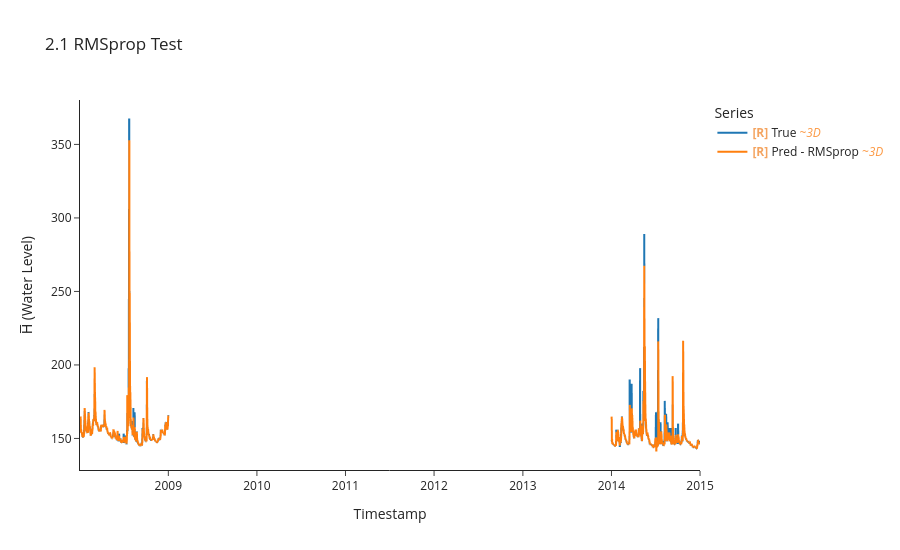

Notebook code cell kept with this figure:
### Code cell
y_te_rms, y_pe_rms, idx_te_rms = uf.model_evaluate_with_norm(
    model_rms, crit_rms, BEST_TEST_DS, test_df.index, LOOKBACK, HORIZON, BATCH_SIZE
)
uf.calculate_metrics_and_plot(
    {"RMSprop": (y_te_rms, y_pe_rms, idx_te_rms)},
    plot_title="2.1 RMSprop Test",
    export_metrics=True, export_html=True,
    export_file_name="results/testing/online/p2_rmsprop",
)
uf.export_results_to_csv(
    {"RMSprop": (y_te_rms, y_pe_rms, idx_te_rms)},
    "results/testing/predictions_vs_true/online"
)

### Figure 1 — Plotly figure (JSON) as saved in the notebook; plotly's stock layout.template omitted (floating-point values rounded to 4 significant figures; data arrays with more than 128 entries replaced by an {"elided": "..."} marker saying what was removed)
{"data": [{"hovertemplate": "Legend=True<br>Timestamp=%{x}<br>H̅ (Water Level)=%{y}<extra></extra>", "legendgroup": "True", "line": {"color": "#1f77b4", "dash": "solid", "width": 2}, "marker": {"symbol": "circle"}, "mode": "lines", "name": "<b style=\"color:sandybrown\">[R]</b> True <i style=\"color:#fc9944\">~3D</i>", "showlegend": true, "type": "scattergl", "uid": "f27ba285-85b3-4cd9-b188-9573f8aa0595", "x": {"elided": "1001 str values"}, "xaxis": "x", "y": {"elided": "1001 float values"}, "yaxis": "y"}, {"hovertemplate": "Legend=Pred - RMSprop<br>Timestamp=%{x}<br>H̅ (Water Level)=%{y}<extra></extra>", "legendgroup": "Pred - RMSprop", "line": {"color": "#ff7f0e", "dash": "solid", "width": 2}, "marker": {"symbol": "circle"}, "mode": "lines", "name": "<b style=\"color:sandybrown\">[R]</b> Pred - RMSprop <i style=\"color:#fc9944\">~3D</i>", "showlegend": true, "type": "scattergl", "uid": "f614cc58-7157-4d05-806f-c9ab9dab6dea", "x": {"elided": "1001 str values"}, "xaxis": "x", "y": {"elided": "1001 float values"}, "yaxis": "y"}], "layout": {"height": 550, "legend": {"title": {"text": "Series"}, "tracegroupgap": 0}, "title": {"text": "2.1 RMSprop Test"}, "xaxis": {"anchor": "y", "domain": [0, 1], "title": {"text": "Timestamp"}}, "yaxis": {"anchor": "x", "domain": [0, 1], "title": {"text": "H̅ (Water Level)"}}}}
